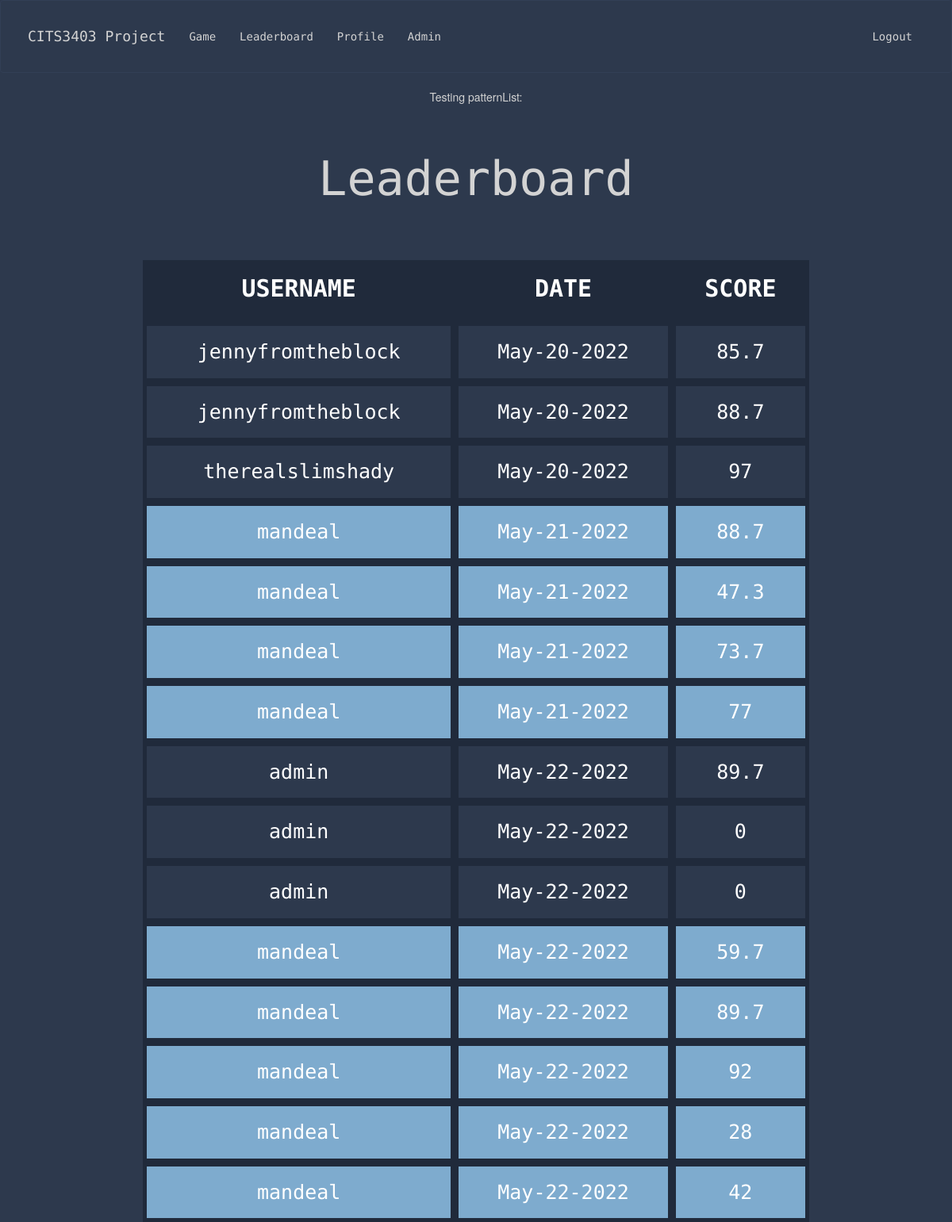
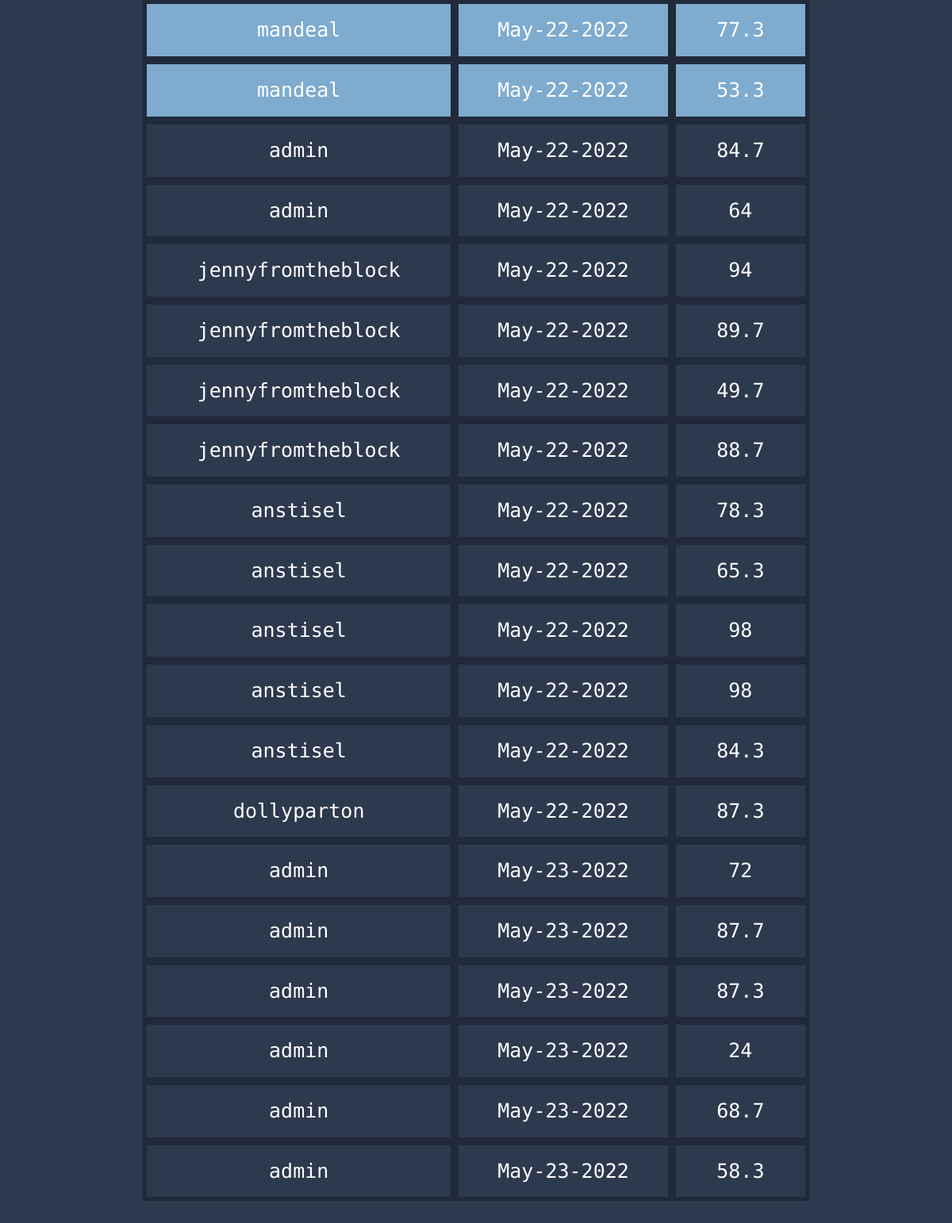
The app's page /leaderboard (signed in) with its own data (2 pictures, top to bottom).
### app/models.py (models this page shows, shortened)
class Score(UserMixin, db.Model):
    id = db.Column(db.Integer, primary_key=True)
    user_score = db.Column(db.Integer)
    user_id = db.Column(db.Integer, db.ForeignKey("user.id"))
    today = date.today()
    format_date = today.strftime("%b-%d-%Y") #strips minutes, formats the date eg May-16-2022
    date = db.Column(db.String, default=format_date)

class User(UserMixin, db.Model):
    id = db.Column(db.Integer, primary_key=True)
    username = db.Column(db.String(64), index=True, unique=True)
    email = db.Column(db.String(120), index=True, unique=True)
    password_hash = db.Column(db.String(128))
    user_stats = db.relationship('Score', backref='user', lazy=True)
    @login.user_loader
    def load_user(id):
        return User.query.get(int(id))

### app/routes.py (the view)
@app.route('/leaderboard', methods=['GET', 'POST'])
def leaderboard():
    all_scores = Score.query.all()
    user = User.query.all()
    if current_user.is_authenticated:
        user_name = current_user.username
        return render_template('leaderboard.html', title='Leaderboard', scores=all_scores, user_name=user_name)
    return render_template('leaderboard.html', title='Leaderboard', scores=all_scores)

### app/templates/leaderboard.html
{% extends "base.html" %}
{% block content %}
<p> Testing patternList: {{ jsThings }} </p>
<h1>Leaderboard</h1>
    <table id="myTable" class="tablesorter">
        <thead>
            <tr>
                <th> USERNAME </th>
                <th> DATE </th>
                <th> SCORE </th>
            </tr>
        </thead>
        <tbody>
            {% for score in scores %}
                <tr>
                    <td> {{ score.user.username }} </td>
                    <td> {{ score.date }} </td>
                    <td> {{ score.user_score }}</td>
                </tr>
            {% endfor %}
    </tbody>
</table>
{% endblock %}

### app/static/css/stylesheet.css (style rules this page uses)
head,body { text-align: center; padding-bottom: 50px; }
h1 { padding: 40px; font-size: 60px; }
body { background: #2d394d; color: lightgrey; }
.center, h1 { text-align: center; font-family: 'Source Code Pro', monospace; }
table { border-collapse: separate; font-size: 25px; width: 70%; margin-left: auto; margin-right: auto; margin-top: 30px; font-family: 'Source Code Pro', monospace; }
tr.highlighter { color:black; background-color: #7eabce; }
th, td { border: 5px solid #202a3b; padding: 15px; text-align: center; color: white; margin: none; }
th { font-size: 30px; border-top: none; font-weight: bold; background-color: #202a3b; }

### records on screen
Score: user.username "jennyfromtheblock", date "May-20-2022", user_score "85.7"
Score: user.username "jennyfromtheblock", date "May-20-2022", user_score "88.7"
Score: user.username "therealslimshady", date "May-20-2022", user_score "97"
Score: user.username "mandeal", date "May-21-2022", user_score "88.7"
Score: user.username "mandeal", date "May-21-2022", user_score "47.3"
Score: user.username "mandeal", date "May-21-2022", user_score "73.7"
Score: user.username "mandeal", date "May-21-2022", user_score "77"
Score: user.username "admin", date "May-22-2022", user_score "89.7"
Score: user.username "admin", date "May-22-2022", user_score "0"
Score: user.username "admin", date "May-22-2022", user_score "0"
Score: user.username "mandeal", date "May-22-2022", user_score "59.7"
Score: user.username "mandeal", date "May-22-2022", user_score "89.7"
Score: user.username "mandeal", date "May-22-2022", user_score "92"
Score: user.username "mandeal", date "May-22-2022", user_score "28"
Score: user.username "mandeal", date "May-22-2022", user_score "42"
Score: user.username "mandeal", date "May-22-2022", user_score "77.3"
Score: user.username "mandeal", date "May-22-2022", user_score "53.3"
Score: user.username "admin", date "May-22-2022", user_score "84.7"
Score: user.username "admin", date "May-22-2022", user_score "64"
Score: user.username "jennyfromtheblock", date "May-22-2022", user_score "94"
Score: user.username "jennyfromtheblock", date "May-22-2022", user_score "89.7"
Score: user.username "jennyfromtheblock", date "May-22-2022", user_score "49.7"
Score: user.username "jennyfromtheblock", date "May-22-2022", user_score "88.7"
Score: user.username "anstisel", date "May-22-2022", user_score "78.3"
Score: user.username "anstisel", date "May-22-2022", user_score "65.3"
Score: user.username "anstisel", date "May-22-2022", user_score "98"
Score: user.username "anstisel", date "May-22-2022", user_score "98"
Score: user.username "anstisel", date "May-22-2022", user_score "84.3"
Score: user.username "dollyparton", date "May-22-2022", user_score "87.3"
Score: user.username "admin", date "May-23-2022", user_score "72"
Score: user.username "admin", date "May-23-2022", user_score "87.7"
Score: user.username "admin", date "May-23-2022", user_score "87.3"
Score: user.username "admin", date "May-23-2022", user_score "24"
Score: user.username "admin", date "May-23-2022", user_score "68.7"
Score: user.username "admin", date "May-23-2022", user_score "58.3"
